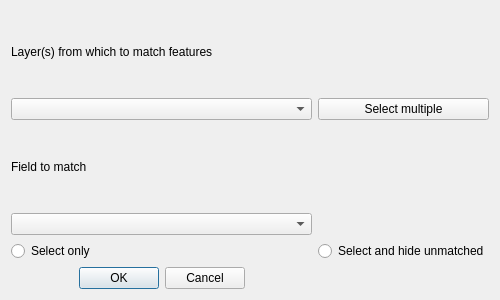
<?xml version="1.0" encoding="UTF-8"?>
<ui version="4.0">
 <author>Borys Jurgiel</author>
 <class>ConfigureReloaderDialogBase</class>
 <widget class="QDialog" name="ConfigureReloaderDialogBase">
  <property name="geometry">
   <rect>
    <x>0</x>
    <y>0</y>
    <width>500</width>
    <height>300</height>
   </rect>
  </property>
  <property name="sizePolicy">
   <sizepolicy hsizetype="Preferred" vsizetype="Preferred">
    <horstretch>0</horstretch>
    <verstretch>0</verstretch>
   </sizepolicy>
  </property>
  <property name="maximumSize">
   <size>
    <width>500</width>
    <height>300</height>
   </size>
  </property>
  <property name="contextMenuPolicy">
   <enum>Qt::DefaultContextMenu</enum>
  </property>
  <property name="windowTitle">
   <string>Configure Select Matching Features</string>
  </property>
  <property name="whatsThis">
   <string/>
  </property>
  <layout class="QGridLayout" name="gridLayout">
   <item row="4" column="0">
    <widget class="QgsFieldComboBox" name="mFieldCombo"/>
   </item>
   <item row="0" column="0">
    <widget class="QLabel" name="label">
     <property name="text">
      <string>Layer(s) from which to match features</string>
     </property>
    </widget>
   </item>
   <item row="6" column="0">
    <widget class="QDialogButtonBox" name="buttonBox">
     <property name="focusPolicy">
      <enum>Qt::NoFocus</enum>
     </property>
     <property name="standardButtons">
      <set>QDialogButtonBox::Cancel|QDialogButtonBox::Ok</set>
     </property>
     <property name="centerButtons">
      <bool>true</bool>
     </property>
    </widget>
   </item>
   <item row="2" column="0">
    <widget class="QgsCheckableComboBox" name="mLayerCombo"/>
   </item>
   <item row="3" column="0">
    <widget class="QLabel" name="label_2">
     <property name="text">
      <string>Field to match</string>
     </property>
    </widget>
   </item>
   <item row="2" column="1">
    <widget class="QPushButton" name="btnToggleMultiSelect">
     <property name="text">
      <string>Select multiple</string>
     </property>
    </widget>
   </item>
   <item row="5" column="0">
    <widget class="QRadioButton" name="radioSelectMatching">
     <property name="text">
      <string>Select only</string>
     </property>
    </widget>
   </item>
   <item row="5" column="1">
    <widget class="QRadioButton" name="radioHideNonMatching">
     <property name="text">
      <string>Select and hide unmatched</string>
     </property>
    </widget>
   </item>
  </layout>
 </widget>
 <customwidgets>
  <customwidget>
   <class>QgsCheckableComboBox</class>
   <extends>QComboBox</extends>
   <header>qgscheckablecombobox.h</header>
  </customwidget>
  <customwidget>
   <class>QgsFieldComboBox</class>
   <extends>QComboBox</extends>
   <header>qgsfieldcombobox.h</header>
  </customwidget>
 </customwidgets>
 <resources/>
 <connections>
  <connection>
   <sender>buttonBox</sender>
   <signal>accepted()</signal>
   <receiver>ConfigureReloaderDialogBase</receiver>
   <slot>accept()</slot>
   <hints>
    <hint type="sourcelabel">
     <x>117</x>
     <y>192</y>
    </hint>
    <hint type="destinationlabel">
     <x>42</x>
     <y>91</y>
    </hint>
   </hints>
  </connection>
  <connection>
   <sender>buttonBox</sender>
   <signal>rejected()</signal>
   <receiver>ConfigureReloaderDialogBase</receiver>
   <slot>reject()</slot>
   <hints>
    <hint type="sourcelabel">
     <x>253</x>
     <y>192</y>
    </hint>
    <hint type="destinationlabel">
     <x>208</x>
     <y>20</y>
    </hint>
   </hints>
  </connection>
 </connections>
</ui>
